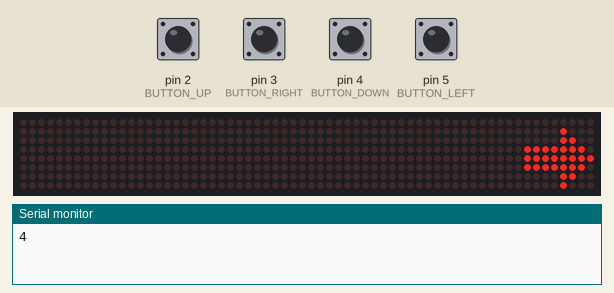
This sketch was run on a simulated Arduino Uno, built with avr-gcc and run on an emulated ATmega328P. On the bench: 64×8 LED matrix, the last lines printed to the serial monitor. The test bench sets the inputs (shaded band); at power-on: pin 2 (BUTTON_UP), pin 3 (BUTTON_RIGHT), pin 4 (BUTTON_DOWN), pin 5 (BUTTON_LEFT) HIGH. Random numbers use the default seed unless the sketch sets one. At 5.5 s the program stops and its outputs stay as they are.

Above: at 2.7 s.
2.8 s: pin 3 (BUTTON_RIGHT) pulled LOW for 0.15 s
At 2.96 s:
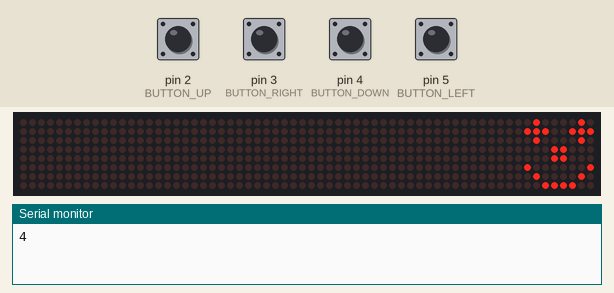
At 3.6 s:
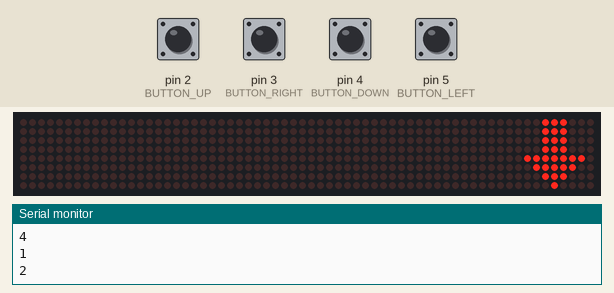
4.6 s: pin 2 (BUTTON_UP) pulled LOW for 0.15 s
At 5.7 s:
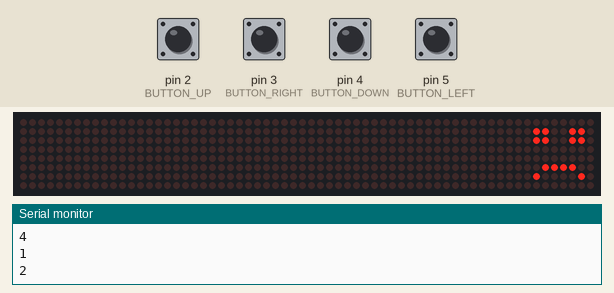
Timing chart, 0 to 7.0 s (numbered marks = the images above; inputs shaded):
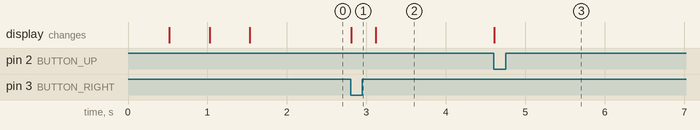

The sketch:

Assignment_4.ino
```cpp
#include <LedControl.h>
#define BUTTON_UP 2
#define BUTTON_RIGHT 3
#define BUTTON_DOWN 4
#define BUTTON_LEFT 5
#define BUTTON_E 6
#define BUTTON_F 7

int DIN = 13;
int CS = 12;
int CLK = 11;

int randNumber;
LedControl lc = LedControl(DIN, CLK, CS, 0);

int roundrand = 0 ;
int roundshow = 0;
int randvalues = 0 ;

int examine ;

int button1 ;
int button2 ;
int button3 ;
int button4 ;

int maxmark =10;
int mark =0;


byte one[8] = {0x00, 0x18, 0x18, 0x38, 0x18, 0x18, 0x18, 0x7E};
byte two[8] = {0x00, 0x3C, 0x66, 0x06, 0x0C, 0x30, 0x60, 0x7E};
byte three[8] = {0x00, 0x3C, 0x66, 0x06, 0x1C, 0x06, 0x66, 0x3C};

byte above[8] = {0x00, 0x10, 0x38, 0x7C, 0xFE, 0x38, 0x38, 0x38};
byte below[8] = {0x38, 0x38, 0x38, 0x38, 0xFE, 0x7C, 0x38, 0x10};
byte Left[8] = {0x00, 0x10, 0x30, 0x7F, 0xFF, 0x7F, 0x30, 0x10};
byte right[8] = {0x00, 0x08, 0x0C, 0xFE, 0xFF, 0xFE, 0x0C, 0x08};

byte exclamation[8] = {0x18, 0x3C, 0x3C, 0x18, 0x18, 0x00, 0x18, 0x00};
byte love[8] ={0x00,0x66,0xFF,0xFF,0xFF,0x7E,0x3C,0x18};
byte nolove[8] = {0xFF,0x99,0x00,0x00,0x00,0x81,0xC3,0xE7};

byte sm[8]={0x42,0xE7,0x42,0x18,0x18,0x81,0x42,0x3C};
byte nosm[8]={0x00,0x66,0x66,0x00,0x00,0x3C,0x42,0x00};

void printByte(byte character[]){
  int i = 0;
  for (i = 0; i < 8; i++)
  {
    lc.setRow(0, i, character[i]);
  }
}

void start(){
  printByte(three);
  delay(500);
  printByte(two);
  delay(500);
  printByte(one);
  delay(500);
}

void randomnumber(){
 while ( roundrand ==0 ){
 randNumber = random(1,5);
 roundrand = 1 ;
 roundshow = 0 ;
 Serial.println(randNumber);
 }
}

void randshow(){
 while ( roundrand ==1 && roundshow ==0 )
 {
 if (randNumber == 1 )
  {
    printByte(above);
    roundshow = 1;
    randvalues = 0;
  }

  else if (randNumber == 2)
  {
    printByte(below);
    roundshow = 1;
    randvalues = 0;

  }

  else if (randNumber == 3)
  {
    printByte(Left);
    roundshow = 1;
    randvalues = 0;
  }

  else if (randNumber == 4)
  {
    printByte(right);
    roundshow = 1;
    randvalues = 0;
  }
 }
}

void setvalues(){
 while (roundrand ==1 && roundshow ==1 && randvalues == 0)
  {
   button1 = digitalRead(BUTTON_UP);
   button2 = digitalRead(BUTTON_RIGHT);
   button3 = digitalRead(BUTTON_DOWN);
   button4 = digitalRead(BUTTON_LEFT);
 if (button1==LOW)
  {
    examine = 1 ; randvalues =1 ;
  }
 if (button2==LOW)
  {
    examine = 4 ; randvalues =1 ;

  }
 if (button3==LOW)
 {
  examine = 2 ; randvalues =1 ;
 }
 if (button4==LOW)
 {
  examine = 3 ; randvalues =1 ;
 }
 }
}

void valuesshow(){
  while (roundrand ==1 && roundshow ==1 && randvalues == 1){
    if (randNumber == examine)
    {
      printByte(sm);
      delay(300);
      roundrand =0;
      mark ++ ;
      Serial.println(mark);
    }

    else
    {
      printByte(nosm);
      delay(300);
    }
  }
}

void setup() {
  Serial.begin(9600);
  pinMode(BUTTON_UP, INPUT);
  digitalWrite(BUTTON_UP, HIGH);

  pinMode(BUTTON_RIGHT, INPUT);
  digitalWrite(BUTTON_RIGHT, HIGH);

  pinMode(BUTTON_DOWN, INPUT);
  digitalWrite(BUTTON_DOWN, HIGH);

  pinMode(BUTTON_LEFT, INPUT);
  digitalWrite(BUTTON_LEFT, HIGH);

  pinMode(BUTTON_E, INPUT);
  digitalWrite(BUTTON_E, HIGH);

  pinMode(BUTTON_F, INPUT);
  digitalWrite(BUTTON_F, HIGH);

  lc.shutdown(0, false); //The MAX72XX is in power-saving mode on startup
  lc.setIntensity(0, 1); // Set the brightness to default value
  lc.clearDisplay(0);    // and clear the display
  start();
}

void loop() {
  while (mark<maxmark){
  randomnumber();
  randshow();
  setvalues();
  valuesshow();
  }
    printByte(love);
    delay(300);
    printByte(nolove);
    delay(300);
    printByte(love);
    delay(300);
    printByte(nolove);
    delay(300);
    printByte(love);
    delay(300);
    printByte(nolove);
    delay(300);


    maxmark+=10;
    mark=0;

}
```

Measured:
- after the input at 2.8 s, the display: changes at once (image 1)
- after the input at 4.6 s, the display: changes at once (image 3)
